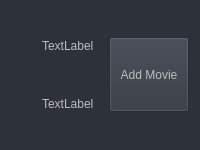
                            <widget class="QWidget" name="SearchMovieWidget_15" native="true">
                             <property name="enabled">
                              <bool>false</bool>
                             </property>
                             <property name="minimumSize">
                              <size>
                               <width>0</width>
                               <height>150</height>
                              </size>
                             </property>
                             <property name="maximumSize">
                              <size>
                               <width>16777215</width>
                               <height>150</height>
                              </size>
                             </property>
                             <property name="styleSheet">
                              <string notr="true">background-color: rgb(44, 49, 58);</string>
                             </property>
                             <layout class="QHBoxLayout" name="horizontalLayout_25">
                              <item>
                               <widget class="QWidget" name="posterWidget_15" native="true">
                                <property name="maximumSize">
                                 <size>
                                  <width>95</width>
                                  <height>16777215</height>
                                 </size>
                                </property>
                               </widget>
                              </item>
                              <item>
                               <widget class="QWidget" name="TitleWidget_15" native="true">
                                <property name="styleSheet">
                                 <string notr="true">background-color: rgb(44, 49, 58);</string>
                                </property>
                                <layout class="QVBoxLayout" name="verticalLayout_38">
                                 <item>
                                  <widget class="QLabel" name="Title_15">
                                   <property name="styleSheet">
                                    <string notr="true"/>
                                   </property>
                                   <property name="text">
                                    <string>TextLabel</string>
                                   </property>
                                  </widget>
                                 </item>
                                 <item>
                                  <widget class="QLabel" name="Details_15">
                                   <property name="enabled">
                                    <bool>false</bool>
                                   </property>
                                   <property name="text">
                                    <string>TextLabel</string>
                                   </property>
                                  </widget>
                                 </item>
                                </layout>
                               </widget>
                              </item>
                              <item>
                               <widget class="QPushButton" name="addMovieButton_15">
                                <property name="maximumSize">
                                 <size>
                                  <width>200</width>
                                  <height>75</height>
                                 </size>
                                </property>
                                <property name="styleSheet">
                                 <string notr="true">background-color: rgb(48, 53, 63);</string>
                                </property>
                                <property name="text">
                                 <string>Add Movie</string>
                                </property>
                               </widget>
                              </item>
                             </layout>
                            </widget>
